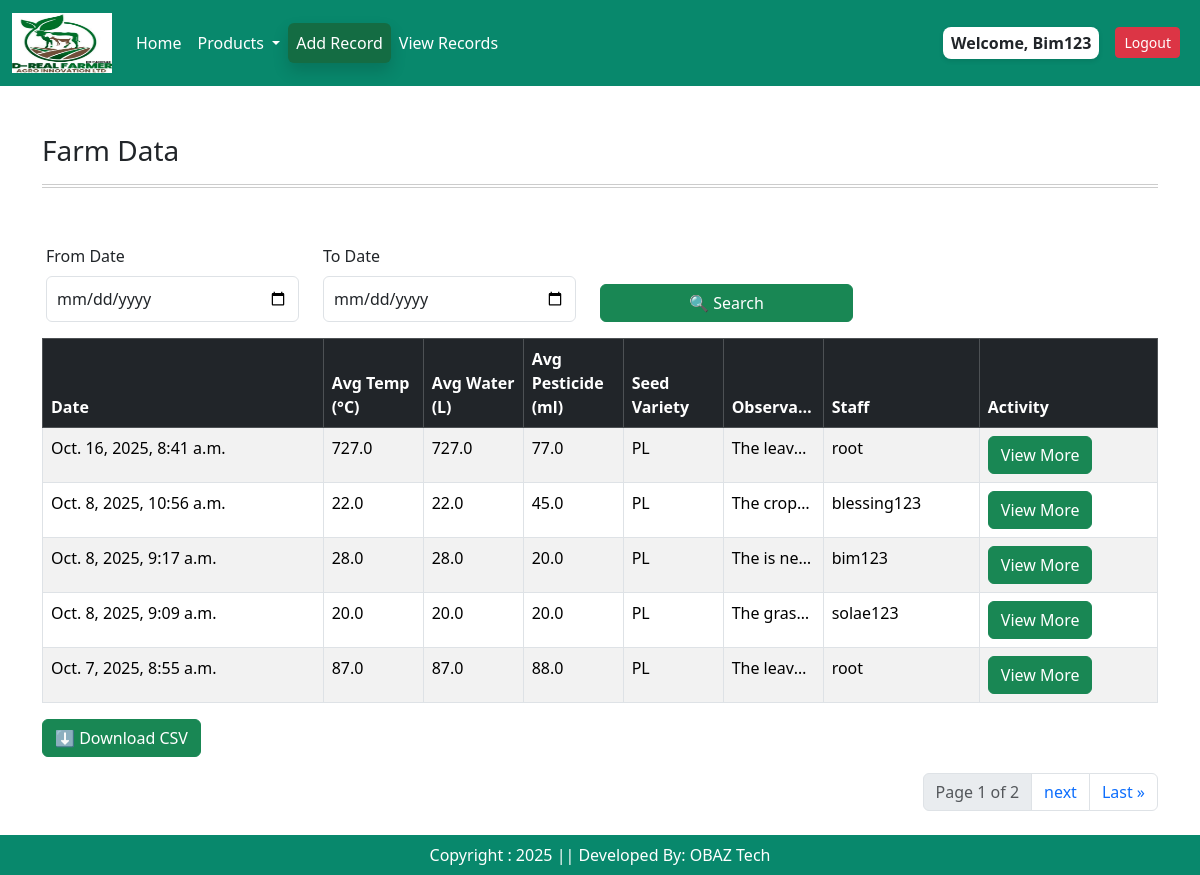
The page /viewrecords/ (signed in) on the database as committed earlier.
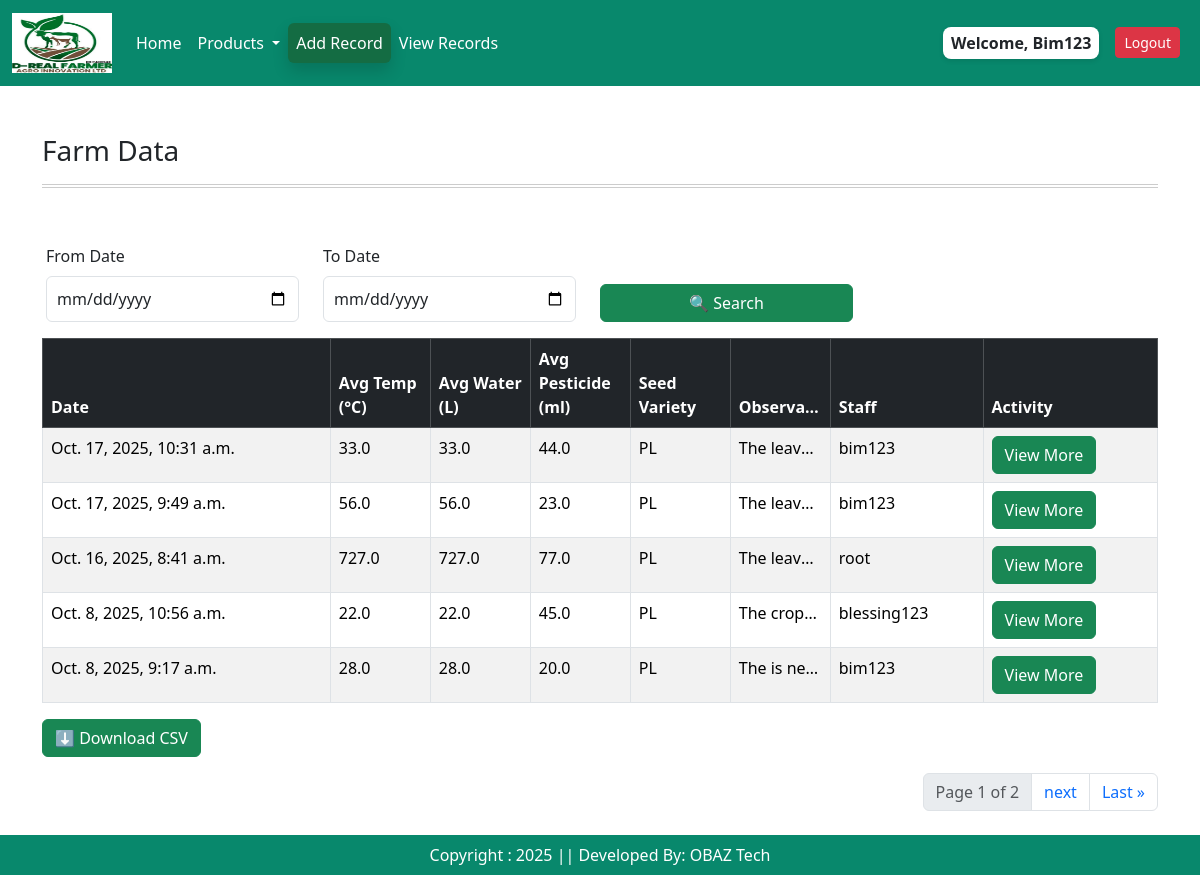
The same page on the database as committed later.
### app/models.py (models this page shows, shortened)
class Farminputs(models.Model):
    user = models.ForeignKey(User, on_delete=models.CASCADE)
    avg_temp = models.FloatField()
    avg_water = models.FloatField()
    avg_pesticide = models.FloatField()
    pesticide_name = models.CharField(choices = pesticide_choices, max_length = 2)
    fertilizer_name = models.CharField(choices = fertilizer_choices, max_length = 7)
    avg_fertilizer = models.FloatField() # in kilograms per hectare(kg/ha)
    seed_variety = models.CharField(choices = seed_choices, max_length = 2)
    daily_observation = models.TextField( default = '')
    created_at = models.DateTimeField(auto_now_add=True)
    class Meta:
        verbose_name = "Farminputs"
        verbose_name_plural = "Farminputs"  # Prevents Django from adding "s"

### app/views.py (the view)
# urls.py: path('viewrecords/', views.records, name = "viewrecords"),
@login_required(login_url = 'user_login')
def records(request):
    recordz = Farminputs.objects.all().order_by('-created_at')
    page_list = Paginator(Farminputs.objects.all().order_by('-created_at'), 5)
    page = request.GET.get('page')
    venues = page_list.get_page(page)
    context = {
        'recordz':recordz,
        'venues':venues
    }
    return render(request,"records.html", context)

### app/templates/records.html (shortened to what this page needs)
{% extends 'base.html' %}
{% load static %}
{% block main-content %}
<body>
<div class="container mt-5">
<div class="container">
<h3 class="mb-3">Farm Data</h3>
 <hr class="gradient-double">
<div class = "row">
  <div class="row mt-4 p-3">
    <div class="col-md-3">
      <label for="fromDate" class="form-label">From Date</label>
      <input type="date" id="fromDate" class="form-control">
    </div>
    <div class="col-md-3">
      <label for="toDate" class="form-label">To Date</label>
      <input type="date" id="toDate" class="form-control">
    </div>
    <div class="col-md-3 d-flex align-items-end">
      <button class="btn btn-success w-100" onclick="filterByDate()">🔍 Search</button>
    </div>
  </div>
  <div class="table-responsive">
    <table class="table table-bordered table-striped table-hover" id="farmTable">
      <thead class="table-dark">
        <tr>
          <th>Date</th>
          <th>Avg Temp (°C)</th>
          <th>Avg Water (L)</th>
          <th>Avg Pesticide (ml)</th>
          <th>Seed Variety</th>
          <th  class="fixed-col">Observations </th>
           <th>Staff</th>
            <th>Activity</th>
        </tr>
      </thead>
      <tbody>
      {% for item in venues %}
        <tr>
          <td>{{ item.created_at }}</td>
          <td class="fixed-col">{{ item.avg_water}}</td>
          <td class="fixed-col">{{item.avg_water}}</td>
          <td class="fixed-col">{{item.avg_pesticide}}</td>
          <td class="fixed-col">{{ item.seed_variety}}</td>
          <td class="fixed-col">{{item.daily_observation }}</td>
            <td>{{ item.user}}</td>
          <td>
          <a type="button" class="btn btn-success" href = "{% url 'farmrecordsedit' item.id %}">View More</a>
          </td>
        </tr>
  {% endfor %}
      </tbody>
    </table>
  </div>
  <div class="mb-3">
    <button class="btn btn-success" onclick="downloadTable()">⬇ Download CSV</button>
  </div>
 </div>
<nav aria-label="Page navigation example">
  <ul class="pagination justify-content-end">
   <li class="page-item disabled"><a href = "#" class="page-link">Page {{ venues.number }} of {{ venues.paginator.num_pages}}</a></li>
   {% if venues.has_next %}
   <li class="page-item"><a class="page-link" href = "?page={{ venues.next_page_number }}">next</a></li>
   <li class="page-item"> <a class="page-link" href = "?page={{ venues.paginator.num_pages}}">Last &raquo</a></li>
   {% endif  %}
     </ul>
</nav>
  </div>
  </div>
</div>
<br/><br/>
{% endblock main-content %}

Rows that differ between the two databases and show on the page:
no longer on this page (row unchanged): Farminputs: created_at "Oct. 8, 2025, 9:09 a.m.", avg_water "20.0", avg_pesticide "20.0", seed_variety "PL", daily_observation "The gras…", user "solae123"
no longer on this page (row unchanged): Farminputs: created_at "Oct. 7, 2025, 8:55 a.m.", avg_water "87.0", avg_pesticide "88.0", seed_variety "PL", daily_observation "The leav…", user "root"
added Farminputs: created_at "Oct. 17, 2025, 10:31 a.m.", avg_water "33.0", avg_pesticide "44.0", seed_variety "PL", daily_observation "The leav…", user "bim123"
added Farminputs: created_at "Oct. 17, 2025, 9:49 a.m.", avg_water "56.0", avg_pesticide "23.0", seed_variety "PL", daily_observation "The leav…", user "bim123"
